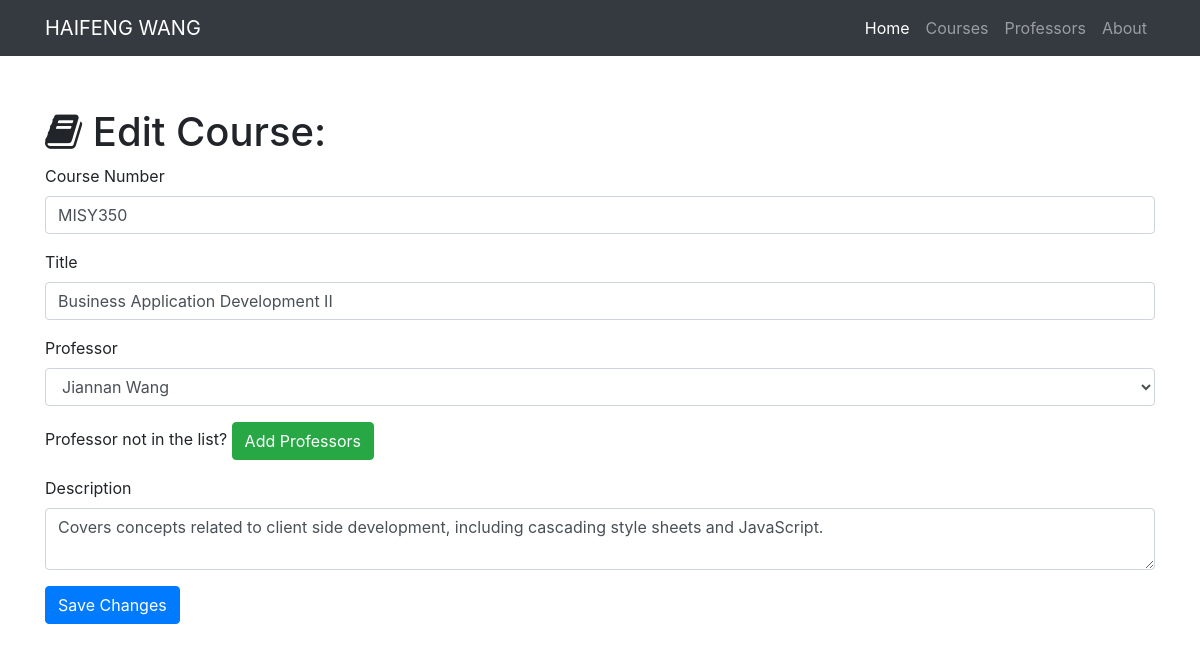
Screenshot of /course/edit/1 with the database file from the repository.
### resume.py (models this page shows)
class Course(db.Model):
    __tablename__ = 'courses'
    id = db.Column(db.Integer, primary_key=True)
    courseNumber= db.Column(db.Text)
    title = db.Column(db.Integer)
    description = db.Column(db.Text)
    course_id = db.Column(db.Integer, db.ForeignKey('professors.id'))

### resume.py (the view, shortened to what this page needs)
@app.route('/course/edit/<int:id>', methods=['GET', 'POST'])
def edit_song(id):
    course = Course.query.filter_by(id=id).first()
    professors = Professor.query.all()
    if request.method == 'GET':
        return render_template('course-edit.html', course=course, professors=professors)

### templates/course-edit.html (shortened to what this page needs)
{% extends "home-base.html"%}
{% block page_content%}
  <div class="container">
    <h1 class="mt-5"><i class="fa fa-book" aria-hidden="true"></i> Edit Course:</h1>
    <form action="/course/edit/{{course.id}}" method="post">
      <div class="form-group">
        <label>Course Number</label>
        <input class="form-control" type="text" name="courseNumber" value="{{course.courseNumber}}" required="true">
      </div>
      <div class="form-group">
        <label>Title</label>
        <input class="form-control" type="text" name="title" value="{{course.title}}" required="true">
      </div>
      <div class="form-group">
        <label>Professor</label>
        <select class="form-control" name="professor">
          {% for professor in professors %}
            {% if professor == course.professor %}
              <option selected="selected">{{professor.name}}</option>
            {% else %}
              <option>{{professor.name}}</option>
            {% endif %}
          {% endfor %}
        </select>
      </div>
      <div class="form-group">
        Professor not in the list? <a href="/professor/add" class="btn btn-success" role="button" aria-disabled="true">Add Professors</a>
      </div>
      <div class="form-group">
        <label>Description</label>
        <textarea class="form-control" name="description" required="true">{{course.description}}</textarea>
      </div>
      <button type="submit" class="btn btn-primary">Save Changes</button>
    </form>
  </div>
{% endblock%}

### static/css/my-resume.css (style rules this page uses)
body { padding-top: 60px; }

### rows the page displays
Course: courseNumber "MISY350", title "Business Application Development II", description "Covers concepts related to client side development, including cascading style sheets and JavaScript."

### other values shown
form field professor "Jiannan Wang"
